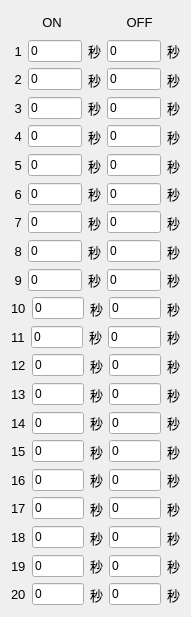
  <widget class="QWidget" name="layoutWidget_3">
   <property name="geometry">
    <rect>
     <x>30</x>
     <y>100</y>
     <width>191</width>
     <height>617</height>
    </rect>
   </property>
   <layout class="QVBoxLayout" name="verticalLayout_2">
    <item>
     <layout class="QHBoxLayout" name="horizontalLayout_2">
      <item>
       <widget class="QLabel" name="label_5">
        <property name="font">
         <font>
          <pointsize>10</pointsize>
         </font>
        </property>
        <property name="text">
         <string>ON</string>
        </property>
        <property name="alignment">
         <set>Qt::AlignCenter</set>
        </property>
       </widget>
      </item>
      <item>
       <widget class="QLabel" name="label_6">
        <property name="font">
         <font>
          <pointsize>10</pointsize>
         </font>
        </property>
        <property name="text">
         <string>OFF</string>
        </property>
        <property name="alignment">
         <set>Qt::AlignCenter</set>
        </property>
       </widget>
      </item>
     </layout>
    </item>
    <item>
     <layout class="QHBoxLayout" name="horizontalLayout_6">
      <item>
       <widget class="QLabel" name="label_70">
        <property name="font">
         <font>
          <pointsize>10</pointsize>
         </font>
        </property>
        <property name="text">
         <string> 1</string>
        </property>
       </widget>
      </item>
      <item>
       <widget class="QLineEdit" name="Edit_11">
        <property name="text">
         <string>0</string>
        </property>
       </widget>
      </item>
      <item>
       <widget class="QLabel" name="label_71">
        <property name="font">
         <font>
          <pointsize>10</pointsize>
         </font>
        </property>
        <property name="text">
         <string>秒</string>
        </property>
       </widget>
      </item>
      <item>
       <widget class="QLineEdit" name="Edit_12">
        <property name="text">
         <string>0</string>
        </property>
       </widget>
      </item>
      <item>
       <widget class="QLabel" name="label_72">
        <property name="font">
         <font>
          <pointsize>10</pointsize>
         </font>
        </property>
        <property name="text">
         <string>秒</string>
        </property>
       </widget>
      </item>
     </layout>
    </item>
    <item>
     <layout class="QHBoxLayout" name="horizontalLayout_7">
      <item>
       <widget class="QLabel" name="label_10">
        <property name="font">
         <font>
          <pointsize>10</pointsize>
         </font>
        </property>
        <property name="text">
         <string> 2</string>
        </property>
       </widget>
      </item>
      <item>
       <widget class="QLineEdit" name="Edit_21">
        <property name="text">
         <string>0</string>
        </property>
       </widget>
      </item>
      <item>
       <widget class="QLabel" name="label_11">
        <property name="font">
         <font>
          <pointsize>10</pointsize>
         </font>
        </property>
        <property name="text">
         <string>秒</string>
        </property>
       </widget>
      </item>
      <item>
       <widget class="QLineEdit" name="Edit_22">
        <property name="text">
         <string>0</string>
        </property>
       </widget>
      </item>
      <item>
       <widget class="QLabel" name="label_12">
        <property name="font">
         <font>
          <pointsize>10</pointsize>
         </font>
        </property>
        <property name="text">
         <string>秒</string>
        </property>
       </widget>
      </item>
     </layout>
    </item>
    <item>
     <layout class="QHBoxLayout" name="horizontalLayout_8">
      <item>
       <widget class="QLabel" name="label_13">
        <property name="font">
         <font>
          <pointsize>10</pointsize>
         </font>
        </property>
        <property name="text">
         <string> 3</string>
        </property>
       </widget>
      </item>
      <item>
       <widget class="QLineEdit" name="Edit_31">
        <property name="text">
         <string>0</string>
        </property>
       </widget>
      </item>
      <item>
       <widget class="QLabel" name="label_14">
        <property name="font">
         <font>
          <pointsize>10</pointsize>
         </font>
        </property>
        <property name="text">
         <string>秒</string>
        </property>
       </widget>
      </item>
      <item>
       <widget class="QLineEdit" name="Edit_32">
        <property name="text">
         <string>0</string>
        </property>
       </widget>
      </item>
      <item>
       <widget class="QLabel" name="label_15">
        <property name="font">
         <font>
          <pointsize>10</pointsize>
         </font>
        </property>
        <property name="text">
         <string>秒</string>
        </property>
       </widget>
      </item>
     </layout>
    </item>
    <item>
     <layout class="QHBoxLayout" name="horizontalLayout_9">
      <item>
       <widget class="QLabel" name="label_16">
        <property name="font">
         <font>
          <pointsize>10</pointsize>
         </font>
        </property>
        <property name="text">
         <string> 4</string>
        </property>
       </widget>
      </item>
      <item>
       <widget class="QLineEdit" name="Edit_41">
        <property name="text">
         <string>0</string>
        </property>
       </widget>
      </item>
      <item>
       <widget class="QLabel" name="label_17">
        <property name="font">
         <font>
          <pointsize>10</pointsize>
         </font>
        </property>
        <property name="text">
         <string>秒</string>
        </property>
       </widget>
      </item>
      <item>
       <widget class="QLineEdit" name="Edit_42">
        <property name="text">
         <string>0</string>
        </property>
       </widget>
      </item>
      <item>
       <widget class="QLabel" name="label_18">
        <property name="font">
         <font>
          <pointsize>10</pointsize>
         </font>
        </property>
        <property name="text">
         <string>秒</string>
        </property>
       </widget>
      </item>
     </layout>
    </item>
    <item>
     <layout class="QHBoxLayout" name="horizontalLayout_10">
      <item>
       <widget class="QLabel" name="label_19">
        <property name="font">
         <font>
          <pointsize>10</pointsize>
         </font>
        </property>
        <property name="text">
         <string> 5</string>
        </property>
       </widget>
      </item>
      <item>
       <widget class="QLineEdit" name="Edit_51">
        <property name="text">
         <string>0</string>
        </property>
       </widget>
      </item>
      <item>
       <widget class="QLabel" name="label_20">
        <property name="font">
         <font>
          <pointsize>10</pointsize>
         </font>
        </property>
        <property name="text">
         <string>秒</string>
        </property>
       </widget>
      </item>
      <item>
       <widget class="QLineEdit" name="Edit_52">
        <property name="text">
         <string>0</string>
        </property>
       </widget>
      </item>
      <item>
       <widget class="QLabel" name="label_21">
        <property name="font">
         <font>
          <pointsize>10</pointsize>
         </font>
        </property>
        <property name="text">
         <string>秒</string>
        </property>
       </widget>
      </item>
     </layout>
    </item>
    <item>
     <layout class="QHBoxLayout" name="horizontalLayout_11">
      <item>
       <widget class="QLabel" name="label_22">
        <property name="font">
         <font>
          <pointsize>10</pointsize>
         </font>
        </property>
        <property name="text">
         <string> 6</string>
        </property>
       </widget>
      </item>
      <item>
       <widget class="QLineEdit" name="Edit_61">
        <property name="text">
         <string>0</string>
        </property>
       </widget>
      </item>
      <item>
       <widget class="QLabel" name="label_23">
        <property name="font">
         <font>
          <pointsize>10</pointsize>
         </font>
        </property>
        <property name="text">
         <string>秒</string>
        </property>
       </widget>
      </item>
      <item>
       <widget class="QLineEdit" name="Edit_62">
        <property name="text">
         <string>0</string>
        </property>
       </widget>
      </item>
      <item>
       <widget class="QLabel" name="label_24">
        <property name="font">
         <font>
          <pointsize>10</pointsize>
         </font>
        </property>
        <property name="text">
         <string>秒</string>
        </property>
       </widget>
      </item>
     </layout>
    </item>
    <item>
     <layout class="QHBoxLayout" name="horizontalLayout_12">
      <item>
       <widget class="QLabel" name="label_25">
        <property name="font">
         <font>
          <pointsize>10</pointsize>
         </font>
        </property>
        <property name="text">
         <string> 7</string>
        </property>
       </widget>
      </item>
      <item>
       <widget class="QLineEdit" name="Edit_71">
        <property name="text">
         <string>0</string>
        </property>
       </widget>
      </item>
      <item>
       <widget class="QLabel" name="label_26">
        <property name="font">
         <font>
          <pointsize>10</pointsize>
         </font>
        </property>
        <property name="text">
         <string>秒</string>
        </property>
       </widget>
      </item>
      <item>
       <widget class="QLineEdit" name="Edit_72">
        <property name="text">
         <string>0</string>
        </property>
       </widget>
      </item>
      <item>
       <widget class="QLabel" name="label_27">
        <property name="font">
         <font>
          <pointsize>10</pointsize>
         </font>
        </property>
        <property name="text">
         <string>秒</string>
        </property>
       </widget>
      </item>
     </layout>
    </item>
    <item>
     <layout class="QHBoxLayout" name="horizontalLayout_13">
      <item>
       <widget class="QLabel" name="label_31">
        <property name="font">
         <font>
          <pointsize>10</pointsize>
         </font>
        </property>
        <property name="text">
         <string> 8</string>
        </property>
       </widget>
      </item>
      <item>
       <widget class="QLineEdit" name="Edit_81">
        <property name="text">
         <string>0</string>
        </property>
       </widget>
      </item>
      <item>
       <widget class="QLabel" name="label_32">
        <property name="font">
         <font>
          <pointsize>10</pointsize>
         </font>
        </property>
        <property name="text">
         <string>秒</string>
        </property>
       </widget>
      </item>
      <item>
       <widget class="QLineEdit" name="Edit_82">
        <property name="text">
         <string>0</string>
        </property>
       </widget>
      </item>
      <item>
       <widget class="QLabel" name="label_33">
        <property name="font">
         <font>
          <pointsize>10</pointsize>
         </font>
        </property>
        <property name="text">
         <string>秒</string>
        </property>
       </widget>
      </item>
     </layout>
    </item>
    <item>
     <layout class="QHBoxLayout" name="horizontalLayout_14">
      <item>
       <widget class="QLabel" name="label_34">
        <property name="font">
         <font>
          <pointsize>10</pointsize>
         </font>
        </property>
        <property name="text">
         <string> 9</string>
        </property>
       </widget>
      </item>
      <item>
       <widget class="QLineEdit" name="Edit_91">
        <property name="text">
         <string>0</string>
        </property>
       </widget>
      </item>
      <item>
       <widget class="QLabel" name="label_35">
        <property name="font">
         <font>
          <pointsize>10</pointsize>
         </font>
        </property>
        <property name="text">
         <string>秒</string>
        </property>
       </widget>
      </item>
      <item>
       <widget class="QLineEdit" name="Edit_92">
        <property name="text">
         <string>0</string>
        </property>
       </widget>
      </item>
      <item>
       <widget class="QLabel" name="label_36">
        <property name="font">
         <font>
          <pointsize>10</pointsize>
         </font>
        </property>
        <property name="text">
         <string>秒</string>
        </property>
       </widget>
      </item>
     </layout>
    </item>
    <item>
     <layout class="QHBoxLayout" name="horizontalLayout_15">
      <item>
       <widget class="QLabel" name="label_37">
        <property name="font">
         <font>
          <pointsize>10</pointsize>
         </font>
        </property>
        <property name="text">
         <string>10</string>
        </property>
       </widget>
      </item>
      <item>
       <widget class="QLineEdit" name="Edit_101">
        <property name="text">
         <string>0</string>
        </property>
       </widget>
      </item>
      <item>
       <widget class="QLabel" name="label_38">
        <property name="font">
         <font>
          <pointsize>10</pointsize>
         </font>
        </property>
        <property name="text">
         <string>秒</string>
        </property>
       </widget>
      </item>
      <item>
       <widget class="QLineEdit" name="Edit_102">
        <property name="text">
         <string>0</string>
        </property>
       </widget>
      </item>
      <item>
       <widget class="QLabel" name="label_39">
        <property name="font">
         <font>
          <pointsize>10</pointsize>
         </font>
        </property>
        <property name="text">
         <string>秒</string>
        </property>
       </widget>
      </item>
     </layout>
    </item>
    <item>
     <layout class="QHBoxLayout" name="horizontalLayout_16">
      <item>
       <widget class="QLabel" name="label_28">
        <property name="font">
         <font>
          <pointsize>10</pointsize>
         </font>
        </property>
        <property name="text">
         <string>11</string>
        </property>
       </widget>
      </item>
      <item>
       <widget class="QLineEdit" name="Edit_111">
        <property name="text">
         <string>0</string>
        </property>
       </widget>
      </item>
      <item>
       <widget class="QLabel" name="label_29">
        <property name="font">
         <font>
          <pointsize>10</pointsize>
         </font>
        </property>
        <property name="text">
         <string>秒</string>
        </property>
       </widget>
      </item>
      <item>
       <widget class="QLineEdit" name="Edit_112">
        <property name="text">
         <string>0</string>
        </property>
       </widget>
      </item>
      <item>
       <widget class="QLabel" name="label_30">
        <property name="font">
         <font>
          <pointsize>10</pointsize>
         </font>
        </property>
        <property name="text">
         <string>秒</string>
        </property>
       </widget>
      </item>
     </layout>
    </item>
    <item>
     <layout class="QHBoxLayout" name="horizontalLayout_17">
      <item>
       <widget class="QLabel" name="label_43">
        <property name="font">
         <font>
          <pointsize>10</pointsize>
         </font>
        </property>
        <property name="text">
         <string>12</string>
        </property>
       </widget>
      </item>
      <item>
       <widget class="QLineEdit" name="Edit_121">
        <property name="text">
         <string>0</string>
        </property>
       </widget>
      </item>
      <item>
       <widget class="QLabel" name="label_44">
        <property name="font">
         <font>
          <pointsize>10</pointsize>
         </font>
        </property>
        <property name="text">
         <string>秒</string>
        </property>
       </widget>
      </item>
      <item>
       <widget class="QLineEdit" name="Edit_122">
        <property name="text">
         <string>0</string>
        </property>
       </widget>
      </item>
      <item>
       <widget class="QLabel" name="label_45">
        <property name="font">
         <font>
          <pointsize>10</pointsize>
         </font>
        </property>
        <property name="text">
         <string>秒</string>
        </property>
       </widget>
      </item>
     </layout>
    </item>
    <item>
     <layout class="QHBoxLayout" name="horizontalLayout_18">
      <item>
       <widget class="QLabel" name="label_46">
        <property name="font">
         <font>
          <pointsize>10</pointsize>
         </font>
        </property>
        <property name="text">
         <string>13</string>
        </property>
       </widget>
      </item>
      <item>
       <widget class="QLineEdit" name="Edit_131">
        <property name="text">
         <string>0</string>
        </property>
       </widget>
      </item>
      <item>
       <widget class="QLabel" name="label_47">
        <property name="font">
         <font>
          <pointsize>10</pointsize>
         </font>
        </property>
        <property name="text">
         <string>秒</string>
        </property>
       </widget>
      </item>
      <item>
       <widget class="QLineEdit" name="Edit_132">
        <property name="text">
         <string>0</string>
        </property>
       </widget>
      </item>
      <item>
       <widget class="QLabel" name="label_48">
        <property name="font">
         <font>
          <pointsize>10</pointsize>
         </font>
        </property>
        <property name="text">
         <string>秒</string>
        </property>
       </widget>
      </item>
     </layout>
    </item>
    <item>
     <layout class="QHBoxLayout" name="horizontalLayout_19">
      <item>
       <widget class="QLabel" name="label_49">
        <property name="font">
         <font>
          <pointsize>10</pointsize>
         </font>
        </property>
        <property name="text">
         <string>14</string>
        </property>
       </widget>
      </item>
      <item>
       <widget class="QLineEdit" name="Edit_141">
        <property name="text">
         <string>0</string>
        </property>
       </widget>
      </item>
      <item>
       <widget class="QLabel" name="label_50">
        <property name="font">
         <font>
          <pointsize>10</pointsize>
         </font>
        </property>
        <property name="text">
         <string>秒</string>
        </property>
       </widget>
      </item>
      <item>
       <widget class="QLineEdit" name="Edit_142">
        <property name="text">
         <string>0</string>
        </property>
       </widget>
      </item>
      <item>
       <widget class="QLabel" name="label_51">
        <property name="font">
         <font>
          <pointsize>10</pointsize>
         </font>
        </property>
        <property name="text">
         <string>秒</string>
        </property>
       </widget>
      </item>
     </layout>
    </item>
    <item>
     <layout class="QHBoxLayout" name="horizontalLayout_20">
      <item>
       <widget class="QLabel" name="label_40">
        <property name="font">
         <font>
          <pointsize>10</pointsize>
         </font>
        </property>
        <property name="text">
         <string>15</string>
        </property>
       </widget>
      </item>
      <item>
       <widget class="QLineEdit" name="Edit_151">
        <property name="text">
         <string>0</string>
        </property>
       </widget>
      </item>
      <item>
       <widget class="QLabel" name="label_41">
        <property name="font">
         <font>
          <pointsize>10</pointsize>
         </font>
        </property>
        <property name="text">
         <string>秒</string>
        </property>
       </widget>
      </item>
      <item>
       <widget class="QLineEdit" name="Edit_152">
        <property name="text">
         <string>0</string>
        </property>
       </widget>
      </item>
      <item>
       <widget class="QLabel" name="label_42">
        <property name="font">
         <font>
          <pointsize>10</pointsize>
         </font>
        </property>
        <property name="text">
         <string>秒</string>
        </property>
       </widget>
      </item>
     </layout>
    </item>
    <item>
     <layout class="QHBoxLayout" name="horizontalLayout_21">
      <item>
       <widget class="QLabel" name="label_55">
        <property name="font">
         <font>
          <pointsize>10</pointsize>
         </font>
        </property>
        <property name="text">
         <string>16</string>
        </property>
       </widget>
      </item>
      <item>
       <widget class="QLineEdit" name="Edit_161">
        <property name="text">
         <string>0</string>
        </property>
       </widget>
      </item>
      <item>
       <widget class="QLabel" name="label_56">
        <property name="font">
         <font>
          <pointsize>10</pointsize>
         </font>
        </property>
        <property name="text">
         <string>秒</string>
        </property>
       </widget>
      </item>
      <item>
       <widget class="QLineEdit" name="Edit_162">
        <property name="text">
         <string>0</string>
        </property>
       </widget>
      </item>
      <item>
       <widget class="QLabel" name="label_57">
        <property name="font">
         <font>
          <pointsize>10</pointsize>
         </font>
        </property>
        <property name="text">
         <string>秒</string>
        </property>
       </widget>
      </item>
     </layout>
    </item>
    <item>
     <layout class="QHBoxLayout" name="horizontalLayout_22">
      <item>
       <widget class="QLabel" name="label_58">
        <property name="font">
         <font>
          <pointsize>10</pointsize>
         </font>
        </property>
        <property name="text">
         <string>17</string>
        </property>
       </widget>
      </item>
      <item>
       <widget class="QLineEdit" name="Edit_171">
        <property name="text">
         <string>0</string>
        </property>
       </widget>
      </item>
      <item>
       <widget class="QLabel" name="label_59">
        <property name="font">
         <font>
          <pointsize>10</pointsize>
         </font>
        </property>
        <property name="text">
         <string>秒</string>
        </property>
       </widget>
      </item>
      <item>
       <widget class="QLineEdit" name="Edit_172">
        <property name="text">
         <string>0</string>
        </property>
       </widget>
      </item>
      <item>
       <widget class="QLabel" name="label_60">
        <property name="font">
         <font>
          <pointsize>10</pointsize>
         </font>
        </property>
        <property name="text">
         <string>秒</string>
        </property>
       </widget>
      </item>
     </layout>
    </item>
    <item>
     <layout class="QHBoxLayout" name="horizontalLayout_23">
      <item>
       <widget class="QLabel" name="label_61">
        <property name="font">
         <font>
          <pointsize>10</pointsize>
         </font>
        </property>
        <property name="text">
         <string>18</string>
        </property>
       </widget>
      </item>
      <item>
       <widget class="QLineEdit" name="Edit_181">
        <property name="text">
         <string>0</string>
        </property>
       </widget>
      </item>
      <item>
       <widget class="QLabel" name="label_62">
        <property name="font">
         <font>
          <pointsize>10</pointsize>
         </font>
        </property>
        <property name="text">
         <string>秒</string>
        </property>
       </widget>
      </item>
      <item>
       <widget class="QLineEdit" name="Edit_182">
        <property name="text">
         <string>0</string>
        </property>
       </widget>
      </item>
      <item>
       <widget class="QLabel" name="label_63">
        <property name="font">
         <font>
          <pointsize>10</pointsize>
         </font>
        </property>
        <property name="text">
         <string>秒</string>
        </property>
       </widget>
      </item>
     </layout>
    </item>
    <item>
     <layout class="QHBoxLayout" name="horizontalLayout_24">
      <item>
       <widget class="QLabel" name="label_52">
        <property name="font">
         <font>
          <pointsize>10</pointsize>
         </font>
        </property>
        <property name="text">
         <string>19</string>
        </property>
       </widget>
      </item>
      <item>
       <widget class="QLineEdit" name="Edit_191">
        <property name="text">
         <string>0</string>
        </property>
       </widget>
      </item>
      <item>
       <widget class="QLabel" name="label_53">
        <property name="font">
         <font>
          <pointsize>10</pointsize>
         </font>
        </property>
        <property name="text">
         <string>秒</string>
        </property>
       </widget>
      </item>
      <item>
       <widget class="QLineEdit" name="Edit_192">
        <property name="text">
         <string>0</string>
        </property>
       </widget>
      </item>
      <item>
       <widget class="QLabel" name="label_54">
        <property name="font">
         <font>
          <pointsize>10</pointsize>
         </font>
        </property>
        <property name="text">
         <string>秒</string>
        </property>
       </widget>
      </item>
     </layout>
    </item>
    <item>
     <layout class="QHBoxLayout" name="horizontalLayout_25">
      <item>
       <widget class="QLabel" name="label_67">
        <property name="font">
         <font>
          <pointsize>10</pointsize>
         </font>
        </property>
        <property name="text">
         <string>20</string>
        </property>
       </widget>
      </item>
      <item>
       <widget class="QLineEdit" name="Edit_201">
        <property name="text">
         <string>0</string>
        </property>
       </widget>
      </item>
      <item>
       <widget class="QLabel" name="label_68">
        <property name="font">
         <font>
          <pointsize>10</pointsize>
         </font>
        </property>
        <property name="text">
         <string>秒</string>
        </property>
       </widget>
      </item>
      <item>
       <widget class="QLineEdit" name="Edit_202">
        <property name="text">
         <string>0</string>
        </property>
       </widget>
      </item>
      <item>
       <widget class="QLabel" name="label_69">
        <property name="font">
         <font>
          <pointsize>10</pointsize>
         </font>
        </property>
        <property name="text">
         <string>秒</string>
        </property>
       </widget>
      </item>
     </layout>
    </item>
   </layout>
  </widget>
